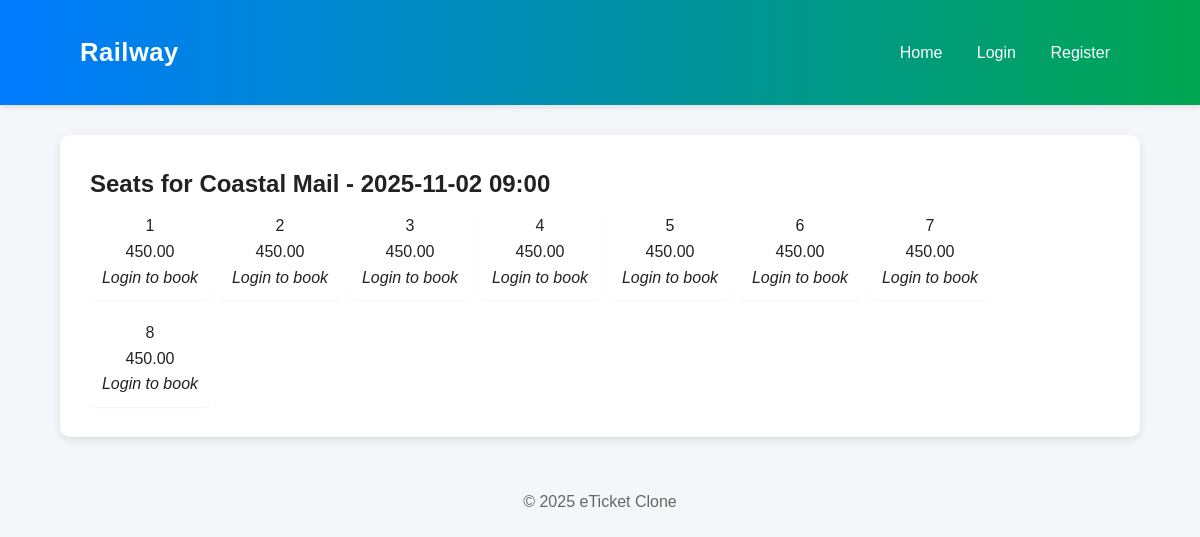
Screenshot of /seats.php?schedule_id=2 with the database file from the repository.
### tables this page shows
CREATE TABLE schedules (
  id INT AUTO_INCREMENT PRIMARY KEY,
  train_id INT NOT NULL,
  station_from_id INT NOT NULL,
  station_to_id INT NOT NULL,
  depart DATETIME NOT NULL,
  arrive DATETIME NOT NULL,
  fare DECIMAL(10,2) NOT NULL,
  FOREIGN KEY (train_id) REFERENCES trains(id) ON DELETE CASCADE,
  FOREIGN KEY (station_from_id) REFERENCES stations(id),
  FOREIGN KEY (station_to_id) REFERENCES stations(id)
);

CREATE TABLE trains (
  id INT AUTO_INCREMENT PRIMARY KEY,
  name VARCHAR(150) NOT NULL,
  number VARCHAR(20) NOT NULL UNIQUE,
  total_seats INT NOT NULL DEFAULT 100
);

CREATE TABLE seats (
  id INT AUTO_INCREMENT PRIMARY KEY,
  schedule_id INT NOT NULL,
  seat_no VARCHAR(10) NOT NULL,
  class ENUM('economy','business') DEFAULT 'economy',
  status ENUM('available','booked') DEFAULT 'available',
  price DECIMAL(10,2) NOT NULL,
  FOREIGN KEY (schedule_id) REFERENCES schedules(id) ON DELETE CASCADE,
  UNIQUE(schedule_id, seat_no)
);

### public/seats.php (the view, shortened to what this page needs)
<?php
require_once 'includes/header.php';
$schedule_id = intval($_GET['schedule_id'] ?? 0);
$sql = "SELECT s.*, t.name as train_name FROM schedules s JOIN trains t ON t.id = s.train_id WHERE s.id = ?";
$stmt = $mysqli->prepare($sql);
$stmt->bind_param('i', $schedule_id);
$stmt->execute();
$res = $stmt->get_result();
$schedule = $res->fetch_assoc();
$st = $mysqli->prepare("SELECT * FROM seats WHERE schedule_id = ? ORDER BY id");
$st->bind_param('i',$schedule_id);
$st->execute();
$seats = $st->get_result()->fetch_all(MYSQLI_ASSOC);
?>
<h2>Seats for <?= htmlspecialchars($schedule['train_name']) ?> - <?= date('Y-m-d H:i', strtotime($schedule['depart'])) ?></h2>
<div class="seats-grid">
  <?php foreach($seats as $seat): ?>
    <div class="seat <?= $seat['status'] == 'booked' ? 'booked' : 'avail' ?>">
      <?= htmlspecialchars($seat['seat_no']) ?><br>
      <?= number_format($seat['price'],2) ?>
      <?php if($seat['status'] == 'available'): ?>
        <form method="post" action="book.php" class="inline">
          <?php if(!isset($_SESSION['user_id'])): ?>
            <em>Login to book</em>
          <?php else: ?>
            <input type="text" name="passenger_name" placeholder="Passenger name" required>
            <input type="number" name="passenger_age" placeholder="Age" min="0" required>
            <button type="submit">Book</button>
          <?php endif; ?>
        </form>
      <?php else: ?>
        <span class="small">Booked</span>
      <?php endif; ?>
    </div>
  <?php endforeach; ?>
</div>
<?php require_once 'includes/footer.php'; ?>

### public/css/style.css (style rules this page uses)
body { font-family: Arial, sans-serif; margin:0; background:#f5f5f5; color:#222; }
.seats-grid { display:flex; flex-wrap:wrap; gap:10px; }
.seat { padding:10px; background:#fff; border-radius:6px; width:120px; text-align:center; box-shadow:0 1px 2px rgba(0,0,0,.05); }
.inline { display:flex; flex-direction:column; gap:6px; }
* { margin: 0; padding: 0; box-sizing: border-box; }
body { font-family: "Poppins", Arial, sans-serif; background-color: #f4f6f9; color: #222; line-height: 1.6; }

### rows the page displays
schedules: train.name "Coastal Mail", depart "2025-11-02 09:00"
seats: seat_no "1", price "450.00"
seats: seat_no "2", price "450.00"
seats: seat_no "3", price "450.00"
seats: seat_no "4", price "450.00"
seats: seat_no "5", price "450.00"
seats: seat_no "6", price "450.00"
seats: seat_no "7", price "450.00"
seats: seat_no "8", price "450.00"
